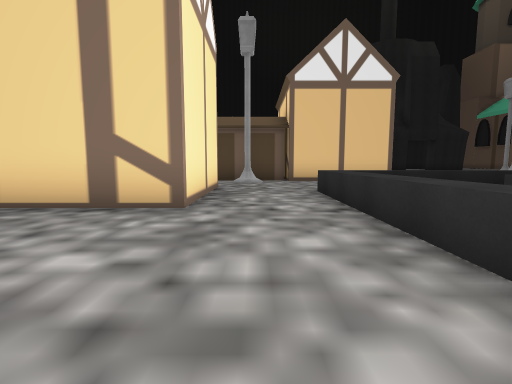
View 1 (above)

20 first-person views from a walk through a scene from a Unity 3-D project. The camera is 1.2 m above the floor, tilts 6° down and sees 85° across. The floor is counted in squares, 2 m on a side. Each view is taken from the middle of a square. On the plan, view 1 faces up. The plan holds only what a view shows up to about 9 squares ahead; the rest is blank. The place goes on beyond the plan. The player is left out. Some animated figures are left out.

View 2
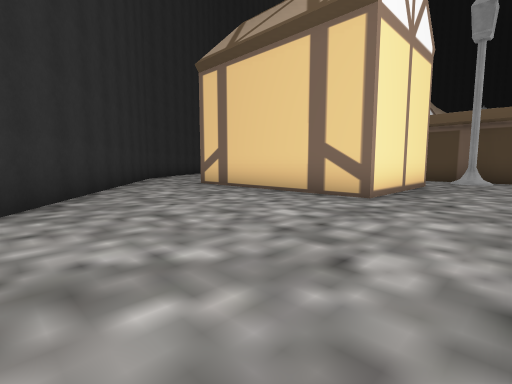

View 3
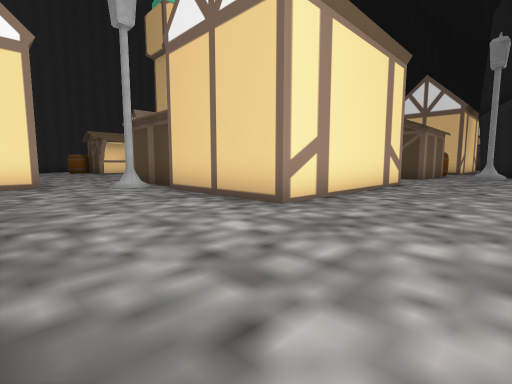

View 4
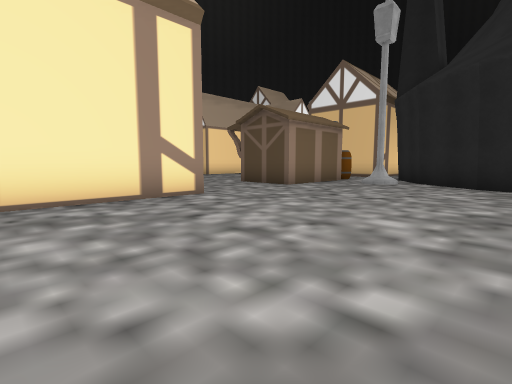

View 5
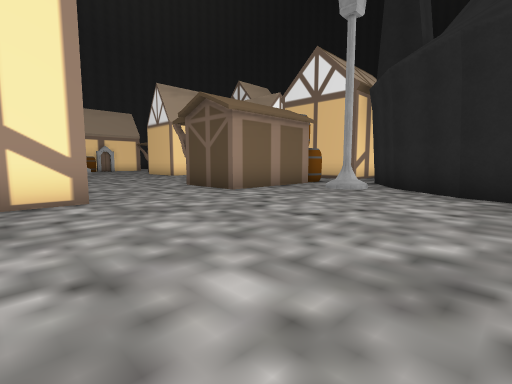

View 6
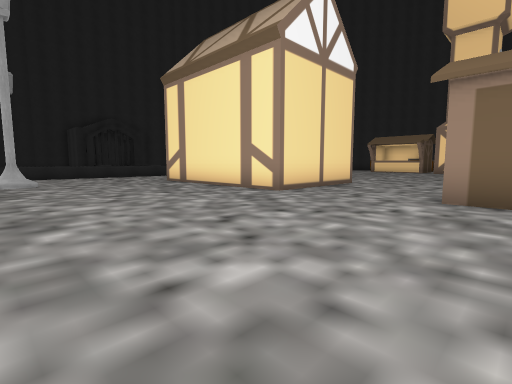

View 7
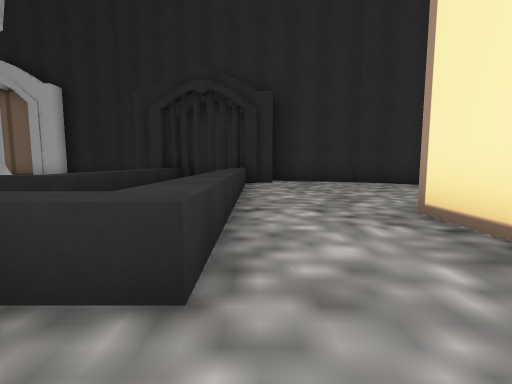

View 8
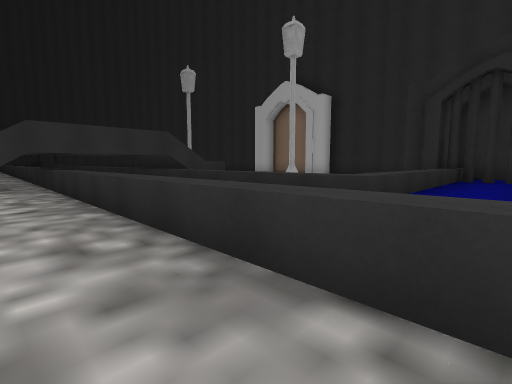

View 9
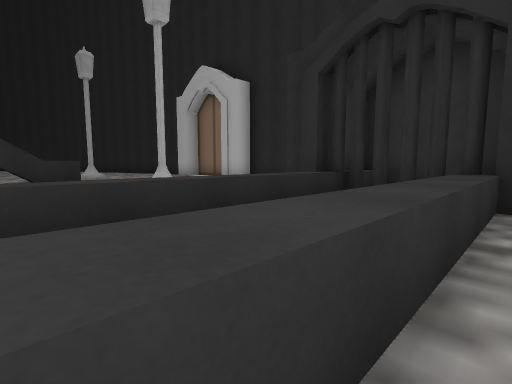

View 10
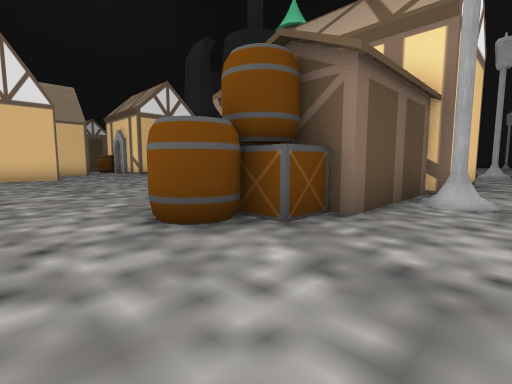

View 11
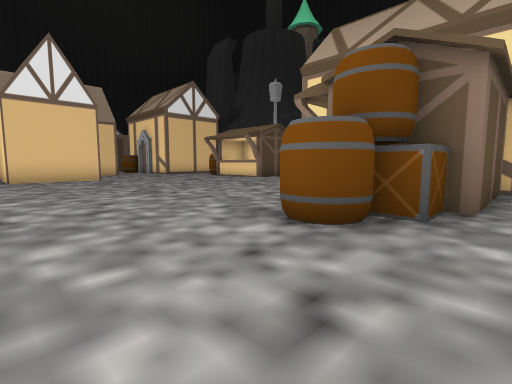

View 12
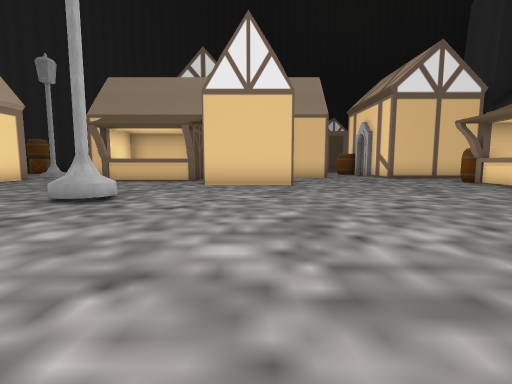

View 13
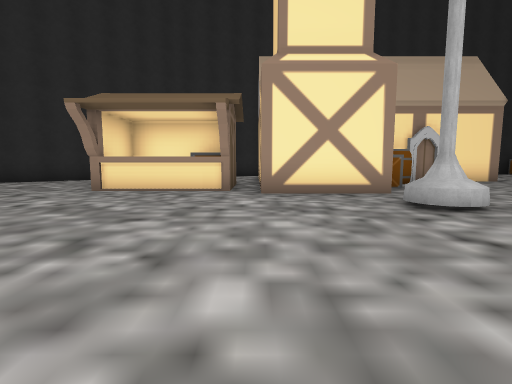

View 14
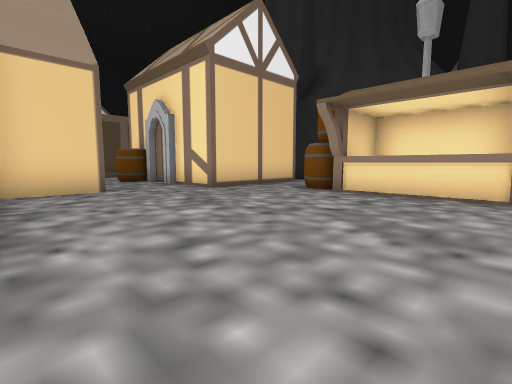

View 15
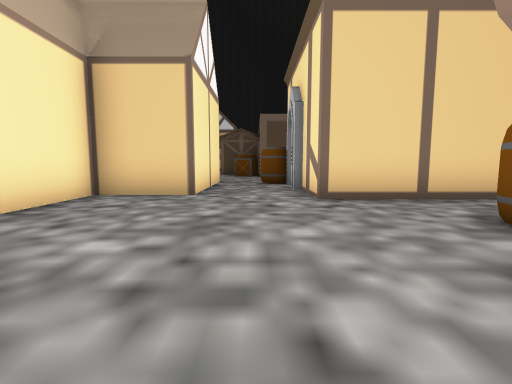

View 16
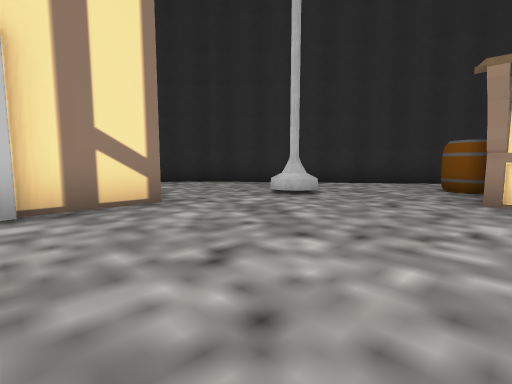

View 17
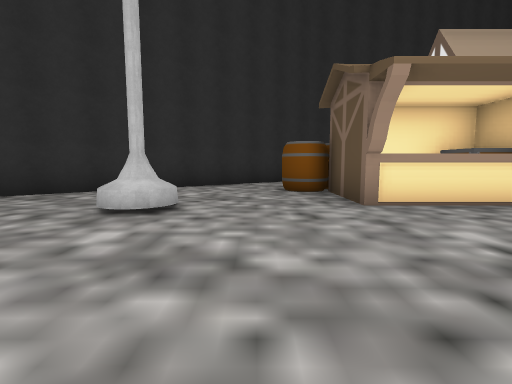

View 18
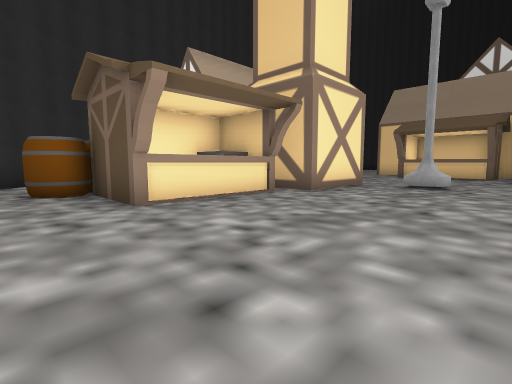

View 19
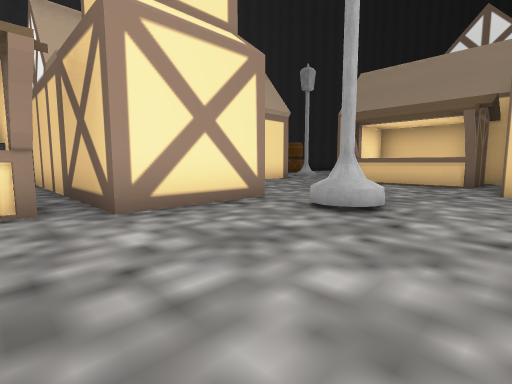

View 20
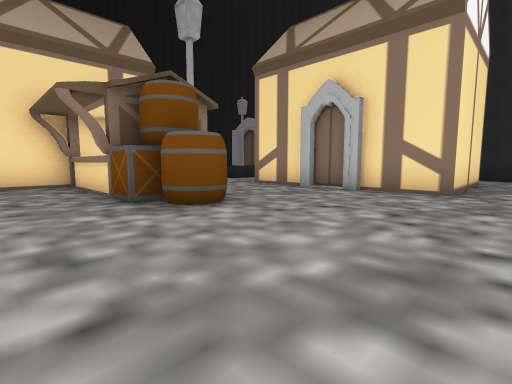

### Floor plan
Key: @ floor where view 1 was taken; # wall or solid block; . main floor; : floor 0.25 m higher than the main floor; ^ raised ledge; H house; B barrel; C crate; O other object.
Columns run from 14 left of view 1 to 9 right of it. Each row starts with its distance up from view 1.
 27             H..B
 26             H..B
 25        HH HHH..#H
 24       HHH HHH..HHH
 23       ### HH...HHHH
 22      #  #  H.......
 21   #. #^^#H H.....BB #
 20   #......HHH.....#B.##
 19   #..............##.####
 18    B.............##.....
 17     C..^.........##.....
 16      #.^................
 15      #..................
 14 ######.........HHHH.....
 13     C#.........HHHH.....
 12     C^.........HHHH.....
 11   O###.....BC^^#HHH.....
 10 #..B........C###HHH.....
  9 #.............:.HHH...#.
  8 ##.....................
  7  ##..^..######.........#
  6   ##....#    #.........^
  5    #....#    #..^:::   #
  4    ##...######..^:^^^^^^
  3     ##..........^:.    #
  2      ###........^:.    #
  1        ##.......^:.
  0         ##....@.^:.
 -1          ###....^:.
 -2            ###.#^##
 -3                ####

Where each view was taken, in squares from view 1:
view 1: 0 up, 0 right, facing up
view 2: 1 down, 1 right, facing up-left
view 3: 6 up, 7 right, facing up-left
view 4: 11 up, 9 right, facing up-left
view 5: 13 up, 9 right, facing up-left
view 6: 18 up, 9 right, facing down-left
view 7: 7 up, 1 right, facing down
view 8: 7 up, 2 right, facing down-right
view 9: 3 up, 1 right, facing down-right
view 10: 8 up, 5 left, facing up-right
view 11: 9 up, 6 left, facing up-right
view 12: 12 up, 4 left, facing up
view 13: 14 up, 3 left, facing left
view 14: 17 up, 3 left, facing up-right
view 15: 18 up, 0 right, facing up
view 16: 11 up, 4 left, facing down-left
view 17: 9 up, 5 left, facing left
view 18: 9 up, 5 left, facing up-left
view 19: 13 up, 5 left, facing up-left
view 20: 13 up, 7 left, facing down-right
